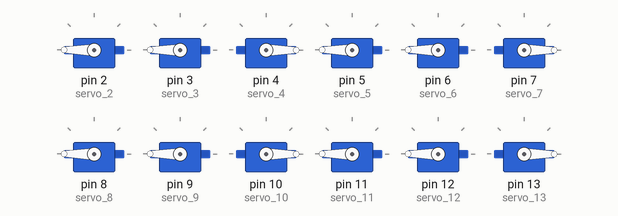
The sketch below on a simulated Arduino Uno, built with avr-gcc and run on an emulated ATmega328P. Shown: 12 × servo.

Above: at 0.1 s.
At 24.1 s:
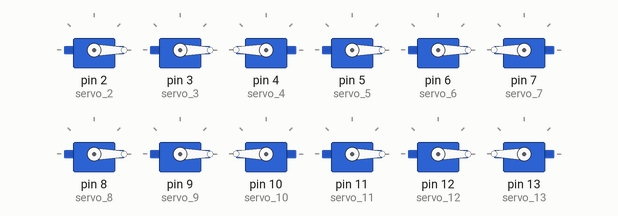
At 48.1 s:
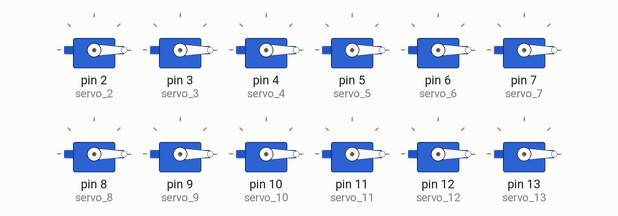
Timing chart, 0 to 49.6 s (numbered marks = the images above):
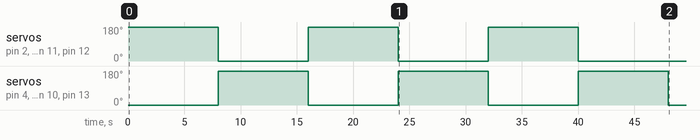

Measured:
- by itself, servo on pin 4 (servo_4), servo on pin 7 (servo_7), servo on pin 10 (servo_10), servo on pin 13 (servo_13): alternates 180° for 8.0 s and 0° for 8.0 s, 6 changes in all, then stays 0°

The sketch:

qiuqiu4zu.ino
```cpp
#include <Servo.h>
// 创建对象
Servo servo_2;
Servo servo_3;
Servo servo_4;
Servo servo_5;
Servo servo_6;
Servo servo_7;
Servo servo_8;
Servo servo_9;
Servo servo_10;
Servo servo_11;
Servo servo_12;
Servo servo_13;
//这是多组代码  最大可以插4组。并且需要控制板上下独立供电。请注意：上面扩展板有跳线帽一定要拔掉，否则大电流回流主板烧毁主板。扩展板独立供电要求5v 大于10a电源
//2-13为主板引脚，第一组（2插充气泵，，3插三通电磁阀，4插抽气泵。）///////（第二组：5插充气泵，6插三通电磁阀，7插抽气泵）/////（第三组：8插充气泵，9插三通电磁阀，10插抽气泵）/////（第四组：11插充气泵，12插三通电磁阀，13插抽气泵.）
// 主程序开始
void setup() {
  servo_2.attach(2);
  servo_3.attach(3);
  servo_4.attach(4);
//第一组
  servo_5.attach(5);
  servo_6.attach(6);
  servo_7.attach(7);
//第二组
  servo_8.attach(8);
  servo_9.attach(9);
  servo_10.attach(10);
//第三组
  servo_11.attach(11);
  servo_12.attach(12);
  servo_13.attach(13);
//第四组

  for (int index = 0; index < 3; index++) {   //注释：工作循环次数0-？次循环，此代表循环3次。3可以根据自己需求修改

    servo_2.write(180);
    servo_3.write(180);
    servo_4.write(0);

    servo_5.write(180);
    servo_6.write(180);
    servo_7.write(0);

    servo_8.write(180);
    servo_9.write(180);
    servo_10.write(0);

    servo_11.write(180);
    servo_12.write(180);
    servo_13.write(0);

    delay(8000);
//---------此组代码表示充气泵和电磁阀工作8秒（180代表开，0代表关。 delay(8000);代表运行时间为8000毫秒。需要充气时间可以按需求自定义修改。


    servo_2.write(0);
    servo_3.write(0);
    servo_4.write(180);

    servo_5.write(0);
    servo_6.write(0);
    servo_7.write(180);

    servo_8.write(0);
    servo_9.write(0);
    servo_10.write(180);

    servo_11.write(0);
    servo_12.write(0);
    servo_13.write(180);

    delay(8000);


  //--------此组代码表示抽气泵工作8秒，也就是抽气8秒（时间可以根据自己需求修改）。


    servo_2.write(0);
    servo_3.write(0);
    servo_4.write(0);

    servo_5.write(0);
    servo_6.write(0);
    servo_7.write(0);

    servo_8.write(0);
    servo_9.write(0);
    servo_10.write(0);

    servo_11.write(0);
    servo_12.write(0);
    servo_13.write(0);
    //------------------------------------全部结束。

  }
}
void loop() {

}
```
